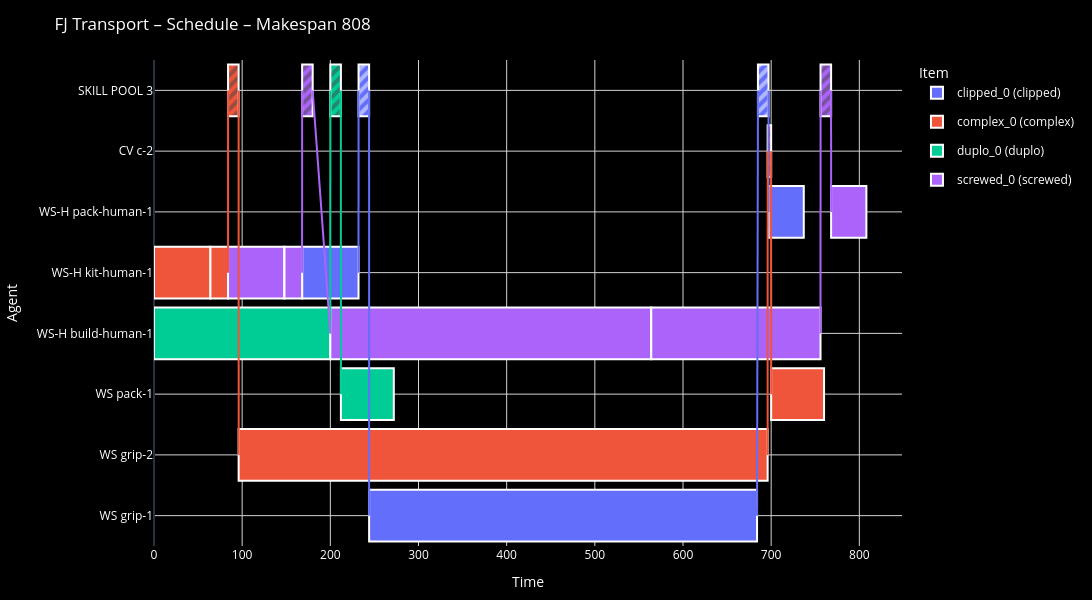

Notebook cell for this chart:
### Code cell
import cpmpy
from utils.CPE import CPE
from utils.jobshop_model_final import FJTransportProblemFinal

from utils.utility_classes import Oracle
from utils.visualization import plot_solution_gantt

# problem = FJTransportProblemFinal(custom_bound=False,json_file=f"data/data_training.json",symmetry_breaking=False)
# problem.make_model()
# print(problem.solve(timeout=120,solver='ortools'))



objectives = {  'makespan':10,
                'workstations':0,
                'employees':0,
                'robots':0,
                'employee_time':0}

problem = FJTransportProblemFinal(custom_bound=True, json_file=f"data/cp_model_data/data_training_1_1.json",
                                  symmetry_breaking=True)
problem.make_model()


weights = [1e6, 0, 0, 0, 0]
objectives = ['makespan','workstations','employees','robots','employee_time']
weights_dict = dict(zip(objectives, weights))
oracle = Oracle(weights,objectives)

print(problem.solve(objectives=weights_dict,solver= 'ortools'))



plot_solution_gantt(problem)

### Figure 1 — Plotly figure (JSON) as saved in the notebook; plotly's stock layout.template omitted (floating-point values rounded to 4 significant figures)
{"data": [{"base": [168, 232, 244, 685, 697], "hoverinfo": "text", "hovertext": ["Item: clipped_0<br>Product: clipped<br>Op: K1 (processing)<br>Agent: WS-H kit-human-1<br>Start: 168  End: 232", "Item: clipped_0<br>Product: clipped<br>Op: K1->B1 (transport)<br>Agent: SKILL POOL 3<br>Start: 232  End: 244", "Item: clipped_0<br>Product: clipped<br>Op: B1 (processing)<br>Agent: WS grip-1<br>Start: 244  End: 684", "Item: clipped_0<br>Product: clipped<br>Op: B1->P (transport)<br>Agent: SKILL POOL 3<br>Start: 685  End: 697", "Item: clipped_0<br>Product: clipped<br>Op: P (processing)<br>Agent: WS-H pack-human-1<br>Start: 697  End: 737"], "legendgroup": "clipped_0", "marker": {"color": "#636EFA", "line": {"color": "white", "width": 2}, "pattern": {"shape": ["", "/", "", "/", ""], "size": 8, "solidity": 0.5}}, "name": "clipped_0 (clipped)", "orientation": "h", "x": [64, 12, 440, 12, 40], "y": ["WS-H kit-human-1", "SKILL POOL 3", "WS grip-1", "SKILL POOL 3", "WS-H pack-human-1"], "type": "bar"}, {"base": [0, 64, 84, 96, 696, 700], "hoverinfo": "text", "hovertext": ["Item: complex_0<br>Product: complex<br>Op: K1 (processing)<br>Agent: WS-H kit-human-1<br>Start: 0  End: 64", "Item: complex_0<br>Product: complex<br>Op: K2 (processing)<br>Agent: WS-H kit-human-1<br>Start: 64  End: 84", "Item: complex_0<br>Product: complex<br>Op: K2->B1 (transport)<br>Agent: SKILL POOL 3<br>Start: 84  End: 96", "Item: complex_0<br>Product: complex<br>Op: B1 (processing)<br>Agent: WS grip-2<br>Start: 96  End: 696", "Item: complex_0<br>Product: complex<br>Op: B1->P (transport)<br>Agent: CV c-2<br>Start: 696  End: 700", "Item: complex_0<br>Product: complex<br>Op: P (processing)<br>Agent: WS pack-1<br>Start: 700  End: 760"], "legendgroup": "complex_0", "marker": {"color": "#EF553B", "line": {"color": "white", "width": 2}, "pattern": {"shape": ["", "", "/", "", "/", ""], "size": 8, "solidity": 0.5}}, "name": "complex_0 (complex)", "orientation": "h", "x": [64, 20, 12, 600, 4, 60], "y": ["WS-H kit-human-1", "WS-H kit-human-1", "SKILL POOL 3", "WS grip-2", "CV c-2", "WS pack-1"], "type": "bar"}, {"base": [0, 200, 212], "hoverinfo": "text", "hovertext": ["Item: duplo_0<br>Product: duplo<br>Op: B3 (processing)<br>Agent: WS-H build-human-1<br>Start: 0  End: 200", "Item: duplo_0<br>Product: duplo<br>Op: B3->P (transport)<br>Agent: SKILL POOL 3<br>Start: 200  End: 212", "Item: duplo_0<br>Product: duplo<br>Op: P (processing)<br>Agent: WS pack-1<br>Start: 212  End: 272"], "legendgroup": "duplo_0", "marker": {"color": "#00CC96", "line": {"color": "white", "width": 2}, "pattern": {"shape": ["", "/", ""], "size": 8, "solidity": 0.5}}, "name": "duplo_0 (duplo)", "orientation": "h", "x": [200, 12, 60], "y": ["WS-H build-human-1", "SKILL POOL 3", "WS pack-1"], "type": "bar"}, {"base": [84, 148, 148, 168, 200, 564, 564, 756, 768], "hoverinfo": "text", "hovertext": ["Item: screwed_0<br>Product: screwed<br>Op: K1 (processing)<br>Agent: WS-H kit-human-1<br>Start: 84  End: 148", "Item: screwed_0<br>Product: screwed<br>Op: K1->K2 (transport)<br>Agent: WS-H kit-human-1<br>Start: 148  End: 148", "Item: screwed_0<br>Product: screwed<br>Op: K2 (processing)<br>Agent: WS-H kit-human-1<br>Start: 148  End: 168", "Item: screwed_0<br>Product: screwed<br>Op: K2->B1 (transport)<br>Agent: SKILL POOL 3<br>Start: 168  End: 180", "Item: screwed_0<br>Product: screwed<br>Op: B1 (processing)<br>Agent: WS-H build-human-1<br>Start: 200  End: 564", "Item: screwed_0<br>Product: screwed<br>Op: B1->B2 (transport)<br>Agent: WS-H build-human-1<br>Start: 564  End: 564", "Item: screwed_0<br>Product: screwed<br>Op: B2 (processing)<br>Agent: WS-H build-human-1<br>Start: 564  End: 756", "Item: screwed_0<br>Product: screwed<br>Op: B2->P (transport)<br>Agent: SKILL POOL 3<br>Start: 756  End: 768", "Item: screwed_0<br>Product: screwed<br>Op: P (processing)<br>Agent: WS-H pack-human-1<br>Start: 768  End: 808"], "legendgroup": "screwed_0", "marker": {"color": "#AB63FA", "line": {"color": "white", "width": 2}, "pattern": {"shape": ["", "/", "", "/", "", "/", "", "/", ""], "size": 8, "solidity": 0.5}}, "name": "screwed_0 (screwed)", "orientation": "h", "x": [64, 0, 20, 12, 364, 0, 192, 12, 40], "y": ["WS-H kit-human-1", "WS-H kit-human-1", "WS-H kit-human-1", "SKILL POOL 3", "WS-H build-human-1", "WS-H build-human-1", "WS-H build-human-1", "SKILL POOL 3", "WS-H pack-human-1"], "type": "bar"}, {"hoverinfo": "skip", "legendgroup": "clipped_0", "line": {"color": "#636EFA", "width": 2}, "mode": "lines", "name": "clipped_0 flow", "showlegend": false, "x": [231.9, 232.1], "y": ["WS-H kit-human-1", "SKILL POOL 3"], "type": "scatter"}, {"hoverinfo": "skip", "legendgroup": "clipped_0", "line": {"color": "#636EFA", "width": 2}, "mode": "lines", "name": "clipped_0 flow", "showlegend": false, "x": [243.9, 244.1], "y": ["SKILL POOL 3", "WS grip-1"], "type": "scatter"}, {"hoverinfo": "skip", "legendgroup": "clipped_0", "line": {"color": "#636EFA", "width": 2}, "mode": "lines", "name": "clipped_0 flow", "showlegend": false, "x": [684.0, 685.0], "y": ["WS grip-1", "SKILL POOL 3"], "type": "scatter"}, {"hoverinfo": "skip", "legendgroup": "clipped_0", "line": {"color": "#636EFA", "width": 2}, "mode": "lines", "name": "clipped_0 flow", "showlegend": false, "x": [697.0, 697.0], "y": ["SKILL POOL 3", "WS-H pack-human-1"], "type": "scatter"}, {"hoverinfo": "skip", "legendgroup": "complex_0", "line": {"color": "#EF553B", "width": 2}, "mode": "lines", "name": "complex_0 flow", "showlegend": false, "x": [83.95, 84.05], "y": ["WS-H kit-human-1", "SKILL POOL 3"], "type": "scatter"}, {"hoverinfo": "skip", "legendgroup": "complex_0", "line": {"color": "#EF553B", "width": 2}, "mode": "lines", "name": "complex_0 flow", "showlegend": false, "x": [95.95, 96.05], "y": ["SKILL POOL 3", "WS grip-2"], "type": "scatter"}, {"hoverinfo": "skip", "legendgroup": "complex_0", "line": {"color": "#EF553B", "width": 2}, "mode": "lines", "name": "complex_0 flow", "showlegend": false, "x": [696.0, 696.0], "y": ["WS grip-2", "CV c-2"], "type": "scatter"}, {"hoverinfo": "skip", "legendgroup": "complex_0", "line": {"color": "#EF553B", "width": 2}, "mode": "lines", "name": "complex_0 flow", "showlegend": false, "x": [700.0, 700.0], "y": ["CV c-2", "WS pack-1"], "type": "scatter"}, {"hoverinfo": "skip", "legendgroup": "duplo_0", "line": {"color": "#00CC96", "width": 2}, "mode": "lines", "name": "duplo_0 flow", "showlegend": false, "x": [199.9, 200.1], "y": ["WS-H build-human-1", "SKILL POOL 3"], "type": "scatter"}, {"hoverinfo": "skip", "legendgroup": "duplo_0", "line": {"color": "#00CC96", "width": 2}, "mode": "lines", "name": "duplo_0 flow", "showlegend": false, "x": [211.9, 212.1], "y": ["SKILL POOL 3", "WS pack-1"], "type": "scatter"}, {"hoverinfo": "skip", "legendgroup": "screwed_0", "line": {"color": "#AB63FA", "width": 2}, "mode": "lines", "name": "screwed_0 flow", "showlegend": false, "x": [147.9, 148.1], "y": ["WS-H kit-human-1", "WS-H kit-human-1"], "type": "scatter"}, {"hoverinfo": "skip", "legendgroup": "screwed_0", "line": {"color": "#AB63FA", "width": 2}, "mode": "lines", "name": "screwed_0 flow", "showlegend": false, "x": [147.9, 148.1], "y": ["WS-H kit-human-1", "WS-H kit-human-1"], "type": "scatter"}, {"hoverinfo": "skip", "legendgroup": "screwed_0", "line": {"color": "#AB63FA", "width": 2}, "mode": "lines", "name": "screwed_0 flow", "showlegend": false, "x": [167.9, 168.1], "y": ["WS-H kit-human-1", "SKILL POOL 3"], "type": "scatter"}, {"hoverinfo": "skip", "legendgroup": "screwed_0", "line": {"color": "#AB63FA", "width": 2}, "mode": "lines", "name": "screwed_0 flow", "showlegend": false, "x": [179.9, 200.1], "y": ["SKILL POOL 3", "WS-H build-human-1"], "type": "scatter"}, {"hoverinfo": "skip", "legendgroup": "screwed_0", "line": {"color": "#AB63FA", "width": 2}, "mode": "lines", "name": "screwed_0 flow", "showlegend": false, "x": [564.0, 564.0], "y": ["WS-H build-human-1", "WS-H build-human-1"], "type": "scatter"}, {"hoverinfo": "skip", "legendgroup": "screwed_0", "line": {"color": "#AB63FA", "width": 2}, "mode": "lines", "name": "screwed_0 flow", "showlegend": false, "x": [564.0, 564.0], "y": ["WS-H build-human-1", "WS-H build-human-1"], "type": "scatter"}, {"hoverinfo": "skip", "legendgroup": "screwed_0", "line": {"color": "#AB63FA", "width": 2}, "mode": "lines", "name": "screwed_0 flow", "showlegend": false, "x": [756.0, 756.0], "y": ["WS-H build-human-1", "SKILL POOL 3"], "type": "scatter"}, {"hoverinfo": "skip", "legendgroup": "screwed_0", "line": {"color": "#AB63FA", "width": 2}, "mode": "lines", "name": "screwed_0 flow", "showlegend": false, "x": [768.0, 768.0], "y": ["SKILL POOL 3", "WS-H pack-human-1"], "type": "scatter"}], "layout": {"font": {"color": "white"}, "title": {"text": "FJ Transport – Schedule – Makespan 808", "font": {"color": "white"}}, "legend": {"title": {"font": {"color": "white"}, "text": "Item"}}, "margin": {"l": 80, "r": 40, "t": 60, "b": 50}, "xaxis": {"title": {"text": "Time"}, "showgrid": true, "gridcolor": "lightgray", "color": "white", "range": [0, 848.4]}, "yaxis": {"title": {"text": "Agent"}, "showgrid": true, "gridcolor": "lightgray", "color": "white", "categoryorder": "array", "categoryarray": ["WS grip-1", "WS grip-2", "WS pack-1", "WS-H build-human-1", "WS-H kit-human-1", "WS-H pack-human-1", "CV c-2", "SKILL POOL 3"]}, "width": 1400, "height": 600, "autosize": false, "plot_bgcolor": "black", "paper_bgcolor": "black", "barmode": "overlay", "bargap": 0.15}}
